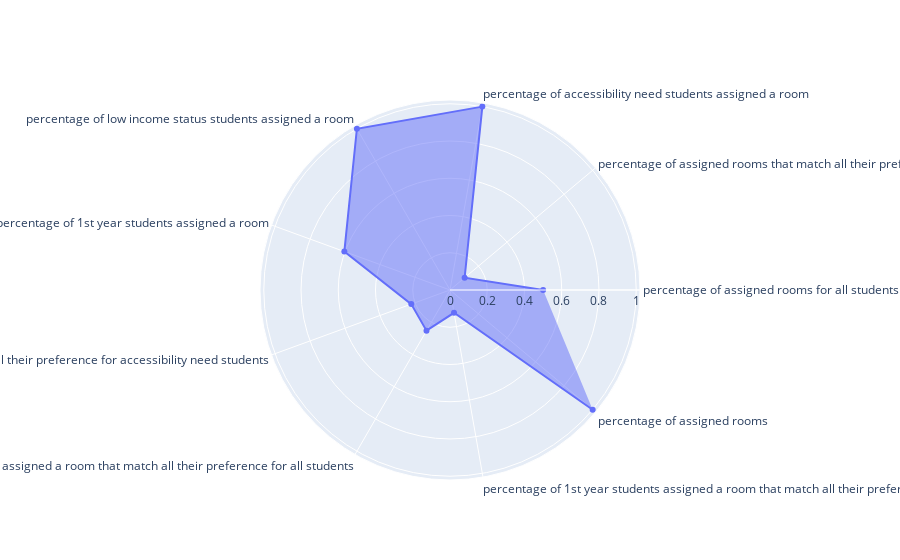

The notebook cell saved with this chart:
### Code cell
evaluate('data/processed/allocated2B.csv','data/raw/datasetB_with_roommate_pref.csv')

### Figure 1 — Plotly figure (JSON) as saved in the notebook; plotly's stock layout.template omitted (floating-point values rounded to 4 significant figures)
{"data": [{"fill": "toself", "r": [0.5, 0.1025, 1, 1, 0.6038, 0.2214, 0.2523, 0.1243, 1.0], "theta": ["percentage of assigned rooms for all students", "percentage of assigned rooms that match all their preference for all students", "percentage of accessibility need students assigned a room", "percentage of low income status students assigned a room", "percentage of 1st year students assigned a room", "percentage of assigned rooms that match all their preference for accessibility need students", "percentage of low income status students assigned a room that match all their preference for all students", "percentage of 1st year students assigned a room that match all their preference for all students", "percentage of assigned rooms"], "type": "scatterpolar"}], "layout": {"autosize": true, "polar": {"angularaxis": {"type": "category"}, "radialaxis": {"autorange": true, "range": [0, 1.044], "type": "linear", "visible": true}}, "showlegend": false}}
